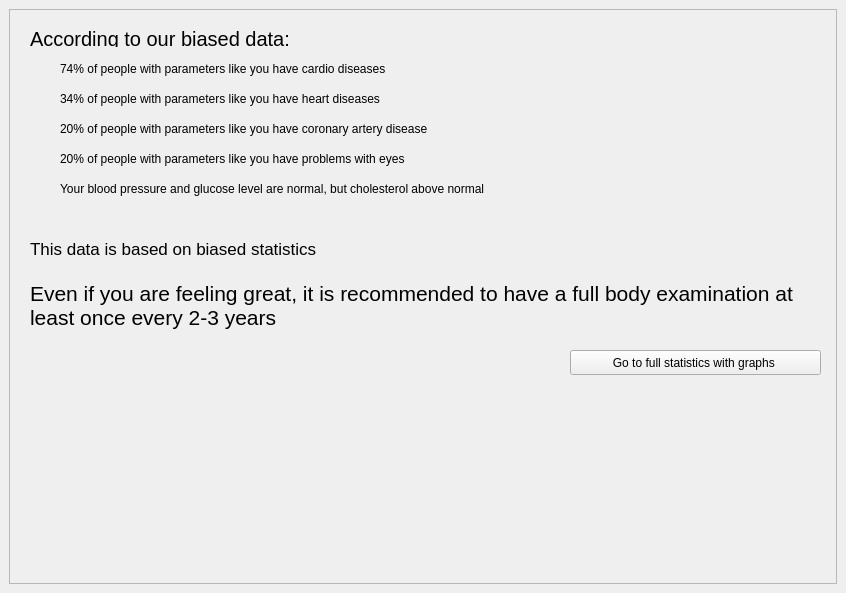
<?xml version="1.0" encoding="UTF-8"?>
<ui version="4.0">
 <class>MainWindow</class>
 <widget class="QMainWindow" name="MainWindow">
  <property name="geometry">
   <rect>
    <x>0</x>
    <y>0</y>
    <width>846</width>
    <height>593</height>
   </rect>
  </property>
  <property name="windowTitle">
   <string>MainWindow</string>
  </property>
  <widget class="QWidget" name="centralwidget">
   <layout class="QHBoxLayout" name="horizontalLayout">
    <item>
     <widget class="QScrollArea" name="scrollArea">
      <property name="widgetResizable">
       <bool>true</bool>
      </property>
      <widget class="QWidget" name="scrollAreaWidgetContents">
       <property name="geometry">
        <rect>
         <x>0</x>
         <y>0</y>
         <width>826</width>
         <height>573</height>
        </rect>
       </property>
       <widget class="QLabel" name="label_cardio">
        <property name="geometry">
         <rect>
          <x>50</x>
          <y>50</y>
          <width>821</width>
          <height>17</height>
         </rect>
        </property>
        <property name="text">
         <string>74% of people with parameters like you have cardio diseases</string>
        </property>
       </widget>
       <widget class="QLabel" name="label_heart">
        <property name="geometry">
         <rect>
          <x>50</x>
          <y>80</y>
          <width>801</width>
          <height>17</height>
         </rect>
        </property>
        <property name="text">
         <string>34% of people with parameters like you have heart diseases</string>
        </property>
       </widget>
       <widget class="QLabel" name="label_head">
        <property name="geometry">
         <rect>
          <x>20</x>
          <y>20</y>
          <width>821</width>
          <height>17</height>
         </rect>
        </property>
        <property name="font">
         <font>
          <pointsize>15</pointsize>
         </font>
        </property>
        <property name="text">
         <string>According to our biased data:</string>
        </property>
       </widget>
       <widget class="QLabel" name="label_cad">
        <property name="geometry">
         <rect>
          <x>50</x>
          <y>110</y>
          <width>801</width>
          <height>17</height>
         </rect>
        </property>
        <property name="text">
         <string>20% of people with parameters like you have coronary artery disease</string>
        </property>
       </widget>
       <widget class="QLabel" name="label_eyes">
        <property name="geometry">
         <rect>
          <x>50</x>
          <y>140</y>
          <width>801</width>
          <height>17</height>
         </rect>
        </property>
        <property name="text">
         <string>20% of people with parameters like you have problems with eyes</string>
        </property>
       </widget>
       <widget class="QLabel" name="label_exam">
        <property name="geometry">
         <rect>
          <x>50</x>
          <y>170</y>
          <width>801</width>
          <height>17</height>
         </rect>
        </property>
        <property name="text">
         <string>Your blood pressure and glucose level are normal, but cholesterol above normal</string>
        </property>
       </widget>
       <widget class="QLabel" name="label_biased_stats">
        <property name="geometry">
         <rect>
          <x>20</x>
          <y>230</y>
          <width>821</width>
          <height>17</height>
         </rect>
        </property>
        <property name="font">
         <font>
          <pointsize>13</pointsize>
         </font>
        </property>
        <property name="text">
         <string>This data is based on biased statistics</string>
        </property>
       </widget>
       <widget class="QLabel" name="label_biased_stats_2">
        <property name="geometry">
         <rect>
          <x>20</x>
          <y>260</y>
          <width>771</width>
          <height>71</height>
         </rect>
        </property>
        <property name="font">
         <font>
          <pointsize>16</pointsize>
          <weight>50</weight>
          <bold>false</bold>
         </font>
        </property>
        <property name="text">
         <string>&lt;html&gt;&lt;head/&gt;&lt;body&gt;&lt;p&gt;Even if you are feeling great, it is recommended to have a full body examination at least once every 2-3 years&lt;/p&gt;&lt;/body&gt;&lt;/html&gt;</string>
        </property>
        <property name="wordWrap">
         <bool>true</bool>
        </property>
       </widget>
       <widget class="QPushButton" name="pushButton">
        <property name="geometry">
         <rect>
          <x>560</x>
          <y>340</y>
          <width>251</width>
          <height>25</height>
         </rect>
        </property>
        <property name="text">
         <string>Go to full statistics with graphs </string>
        </property>
       </widget>
      </widget>
     </widget>
    </item>
   </layout>
  </widget>
 </widget>
 <resources/>
 <connections/>
</ui>
